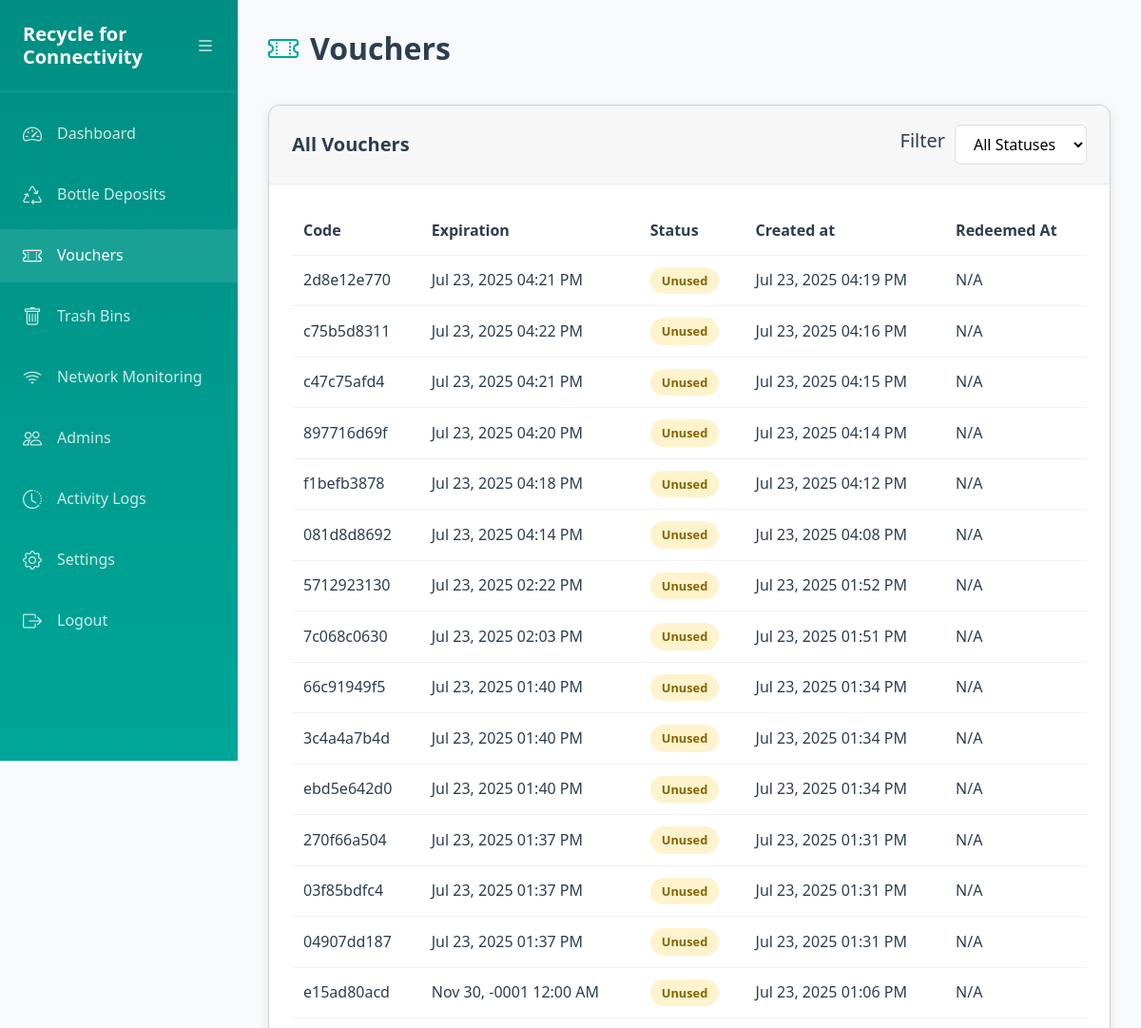
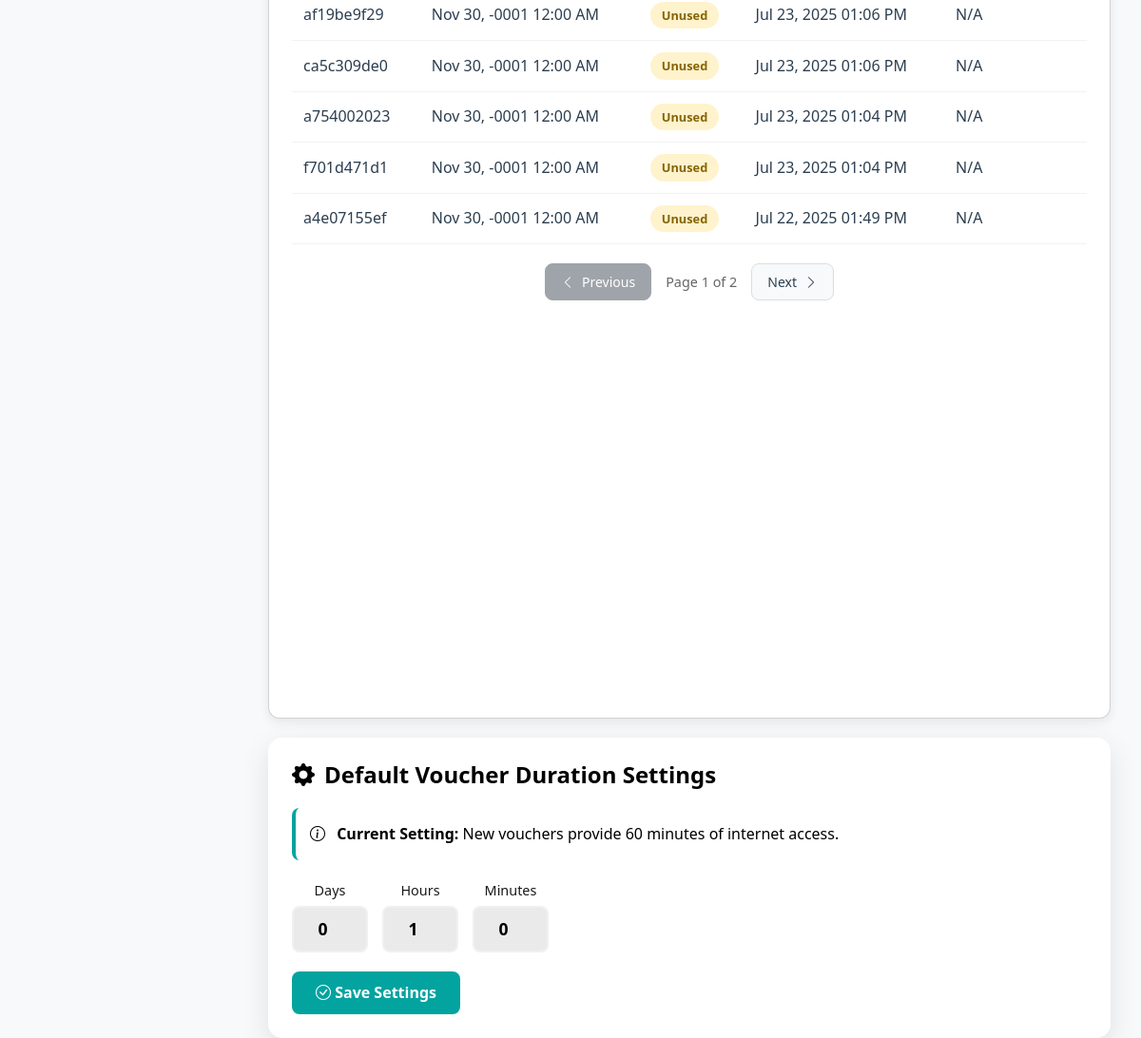
/vouchers.php (signed in), run on the app's committed database (2 pictures, top to bottom).
### tables this page shows
CREATE TABLE `voucher` (
  `voucher_id` int(11) NOT NULL,
  `transaction_id` int(11) NOT NULL,
  `voucher_code` varchar(255) NOT NULL,
  `expiration` timestamp NOT NULL,
  `status` enum('unused','used','expired') NOT NULL DEFAULT 'unused',
  `time_credits_value` decimal(10,0) NOT NULL,
  `redeemed_by` int(11) DEFAULT NULL,
  `redeemed_at` timestamp NULL DEFAULT NULL
);

CREATE TABLE `transactions` (
  `transaction_id` int(11) NOT NULL,
  `user_id` int(11) NOT NULL,
  `bottle_count` int(11) NOT NULL,
  `time_credits_earned` decimal(10,0) NOT NULL,
  `created_at` timestamp NULL DEFAULT current_timestamp()
);

### vouchers.php (the view, shortened to what this page needs)
<?php
require_once 'config.php';
$currentDefaultDurationMinutes = 60;
$expiryDays = 0;
$expiryHours = 1;
$expiryMinutes = 0;
$page = isset($_GET['page']) ? (int)$_GET['page'] : 1;
$per_page = 20;
$offset = ($page - 1) * $per_page;
$statusFilter = isset($_GET['status']) ? $_GET['status'] : '';
$statusCondition = '';
$transactionIdFilter = isset($_GET['transaction_id']) ? (int)$_GET['transaction_id'] : 0;
$transactionCondition = $transactionIdFilter > 0 ? " AND v.transaction_id = $transactionIdFilter" : '';
$total_vouchers_query = "SELECT COUNT(*) FROM Voucher v WHERE 1=1 $statusCondition $transactionCondition";
$total_vouchers_result = $conn->query($total_vouchers_query);
$total_vouchers = $total_vouchers_result ? (int)$total_vouchers_result->fetch_row()[0] : 0;
$total_pages = ceil($total_vouchers / $per_page);
$vouchers_query = "
    SELECT v.voucher_id, v.voucher_code AS code, v.expiration, v.status, v.redeemed_at,
           t.created_at AS deposit_time
    FROM Voucher v
    JOIN Transactions t ON v.transaction_id = t.transaction_id
    WHERE 1=1 $statusCondition $transactionCondition
    ORDER BY v.voucher_id DESC
    LIMIT $per_page OFFSET $offset
";
$vouchers = $conn->query($vouchers_query)->fetch_all(MYSQLI_ASSOC);
?>
<!DOCTYPE html>
<html lang="en">
<head>
    <link rel="stylesheet" href="https://cdn.jsdelivr.net/npm/bootstrap@5.2.3/dist/css/bootstrap.min.css">
    <link rel="stylesheet" href="https://cdn.jsdelivr.net/npm/bootstrap-icons@1.10.0/font/bootstrap-icons.css">
    <link rel="stylesheet" href="/css/styles.css">
</head>
<body class="dashboard-container">
    <div class="sidebar" id="sidebar">
        <div class="sidebar-header">
            <div class="logo">
                <h1><?= SITE_NAME ?></h1>
            </div>
            <button class="sidebar-toggle" id="sidebarToggle">
                <i class="bi bi-list"></i>
            </button>
        </div>
        <nav>
            <ul>
                <li>
                    <a href="dashboard.php">
                        <i class="bi bi-speedometer2"></i>
                        <span>Dashboard</span>
                    </a>
                </li>
                <li>
                    <a href="bottle_deposits.php">
                        <i class="bi bi-recycle"></i>
                        <span>Bottle Deposits</span>
                    </a>
                </li>
                <li class="active">
                    <a href="vouchers.php">
                        <i class="bi bi-ticket-perforated"></i>
                        <span>Vouchers</span>
                    </a>
                </li>
                <li>
                    <a href="bins.php">
                        <i class="bi bi-trash"></i>
                        <span>Trash Bins</span>
                    </a>
                </li>
                <li class="">
                    <a href="sessions.php">
                        <i class="bi bi-wifi"></i>
                        <span>Network Monitoring</span>
                    </a>
                </li>
                <li>
                    <a href="users.php">
                        <i class="bi bi-people"></i>
                        <span>Admins</span>
                    </a>
                </li>
                <li>
                    <a href="activity_logs.php">
                        <i class="bi bi-clock-history"></i>
                        <span>Activity Logs</span>
                    </a>
                </li>
                <li>
                    <a href="settings.php">
                        <i class="bi bi-gear"></i>
                        <span>Settings</span>
                    </a>
                </li>
                <li>
                    <a href="logout.php">
                        <i class="bi bi-box-arrow-right"></i>
                        <span>Logout</span>
                    </a>
                </li>
            </ul>
        </nav>
    </div>
    <div class="main-content">
        <div class="main-header">
            <h2><i class="bi bi-ticket-perforated"></i>Vouchers</h2>
        </div>
        <div class="card">
            <div class="card-header">
                <h3>All Vouchers
                </h3>
                <div class="filter-options">
                    <h5>Filter</h5>
                    <select id="status-filter">
                        <option value="">All Statuses</option>
                    </select>
                </div>
            </div>
            <div class="card-body">
                <div class="table-responsive">
                    <table class="transaction-logs">
                        <thead>
                            <tr>
                                <th>Code</th>
                                <th>Expiration</th>
                                <th>Status</th>
                                <th>Created at</th>
                                <th>Redeemed At</th>
                            </tr>
                        </thead>
                        <tbody>
                            <?php if (empty($vouchers)): ?>
                                <tr>
                                    <td colspan="6" class="text-center py-4 text-muted">
                                        <i class="bi bi-info-circle"></i> No vouchers found for the selected criteria.
                                    </td>
                                </tr>
                            <?php else: ?>
                                <?php foreach ($vouchers as $voucher): ?>
                                    <tr>
                                        <td><?php echo htmlspecialchars($voucher['code']); ?></td>
                                        <td><?php echo date('M j, Y h:i A', strtotime($voucher['expiration'])); ?></td>
                                        <td>
                                            <?php
                                            $status_class = '';
                                            $status_text = '';
                                            if ($voucher['status'] === 'used') {
                                                $status_class = 'green';
                                                $status_text = 'Used';
                                            } elseif ($voucher['status'] === 'expired') {
                                                $status_class = 'red';
                                                $status_text = 'Expired';
                                            } else {
                                                $status_class = 'orange';
                                                $status_text = 'Unused';
                                            }
                                            ?>
                                            <span class="status <?= $status_class ?>"><?= $status_text ?></span>
                                        </td>
                                        <td><?php echo date('M j, Y h:i A', strtotime($voucher['deposit_time'])); ?></td>
                                        <td><?= $voucher['redeemed_at'] ? date('M j, Y h:i A', strtotime($voucher['redeemed_at'])) : 'N/A' ?></td>
                                    </tr>
                                <?php endforeach; ?>
                            <?php endif; ?>
                        </tbody>
                    </table>
                </div>
                <div class="pagination">
                    <a href="?page=<?php echo max(1, $page - 1); ?>&status=<?php echo $statusFilter; ?><?= $transactionIdFilter > 0 ? '&transaction_id=' . $transactionIdFilter : '' ?>"
                        class="btn btn-secondary <?php echo $page <= 1 ? 'disabled' : ''; ?>">
                        <i class="bi bi-chevron-left"></i> Previous
                    </a>
                    <span class="pagination-info">Page <?php echo $page; ?> of <?php echo $total_pages; ?></span>
                    <a href="?page=<?php echo min($total_pages, $page + 1); ?>&status=<?php echo $statusFilter; ?><?= $transactionIdFilter > 0 ? '&transaction_id=' . $transactionIdFilter : '' ?>"
                        class="btn btn-secondary <?php echo $page >= $total_pages ? 'disabled' : ''; ?>">
                        Next <i class="bi bi-chevron-right"></i>
                    </a>
                </div>
            </div>
        </div>
        <div class="settings-card">
            <h4>
                <i class="bi bi-gear-fill"></i>
                Default Voucher Duration Settings
            </h4>
            <div class="settings-info">
                <i class="bi bi-info-circle"></i>
                <strong>Current Setting:</strong> New vouchers provide
                <?php echo number_format($currentDefaultDurationMinutes, 0); ?> minutes of internet access.
            </div>
            <form method="POST" action="vouchers.php">
                <div class="time-input-group">
                    <div class="time-input-item">
                        <label for="expiry_days">Days</label>
                        <input type="number" id="expiry_days" name="expiry_days" value="<?php echo $expiryDays; ?>" min="0" max="365" placeholder="0">
                    </div>
                    <div class="time-input-item">
                        <label for="expiry_hours">Hours</label>
                        <input type="number" id="expiry_hours" name="expiry_hours" value="<?php echo $expiryHours; ?>" min="0" max="23" placeholder="0">
                    </div>
                    <div class="time-input-item">
                        <label for="expiry_minutes">Minutes</label>
                        <input type="number" id="expiry_minutes" name="expiry_minutes" value="<?php echo $expiryMinutes; ?>" min="0" max="59" placeholder="0">
                    </div>
                </div>
                <button type="submit" class="btn-save-settings">
                    <i class="bi bi-check-circle"></i> Save Settings
                </button>
            </form>
        </div>
    </div>
</body>
</html>

### css/styles.css (style rules this page uses)
:root { --primary-color: #2ecc71; --primary-dark: #27ae60; --accent-color: #3498db; --text-color: #2c3e50; --light-text: #7f8c8d; --danger-color: #e74c3c; --success-color: #27ae60; --bg-color: #ecf0f1; --card-bg: #ffffff; --input-bg: #f8f9fa; --shadow: 0 4px 6px rgba(0, 0, 0, 0.1); --transition: all 0.3s ease; }
* { margin: 0; padding: 0; box-sizing: border-box; font-family: 'Poppins', 'Segoe UI', Tahoma, Geneva, Verdana, sans-serif; }
body { color: var(--text-color); line-height: 1.6; font-size: 16px; }
:root { --primary-color: #00a698; --primary-dark: #008e82; --accent-color: #ff7c43; --accent-dark: #e86e3a; --text-color: #2c3e50; --light-text: #7f8c8d; --danger-color: #e74c3c; --success-color: #27ae60; --bg-color: #f7f9fa; --card-bg: #ffffff; --input-bg: #f8f9fa; --shadow: 0 4px 12px rgba(0, 0, 0, 0.08); --transition: all 0.3s ease; }
.dashboard-container { display: flex; min-height: 100vh; background-color: var(--bg-color); }
.sidebar { width: 250px; background: linear-gradient(180deg, var(--primary-dark) 0%, var(--primary-color) 100%); color: #fff; transition: var(--transition); position: fixed; top: 0; left: 0; height: 100vh; z-index: 1000; overflow-y: auto; }
.sidebar-header { display: flex; justify-content: space-between; align-items: center; padding: 1.5rem; border-bottom: 1px solid rgba(255, 255, 255, 0.1); }
.logo h1 { font-size: 1.25rem; font-weight: 700; color: #fff; margin: 0; }
.sidebar-toggle { background: transparent; border: none; color: #fff; cursor: pointer; font-size: 1.25rem; padding: 0; }
.sidebar nav ul { list-style: none; padding: 1rem 0; }
.sidebar nav li { margin-bottom: 0.5rem; }
.sidebar nav a { color: rgba(255, 255, 255, 0.8); text-decoration: none; display: flex; align-items: center; padding: 0.75rem 1.5rem; transition: var(--transition); }
.sidebar nav a:hover, .sidebar nav li.active a { color: #fff; background-color: rgba(255, 255, 255, 0.1); }
.sidebar nav a i { margin-right: 1rem; font-size: 1.25rem; }
.main-content { flex: 1; padding: 2rem; margin-left: 250px; transition: var(--transition); }
.main-header { display: flex; justify-content: space-between; align-items: center; margin-bottom: 2rem; }
.main-header h2 { font-weight: 600; color: var(--text-color); display: flex; align-items: center; }
.main-header h2 i { margin-right: 0.75rem; color: var(--primary-color); }
.card { background-color: #fff; border-radius: 12px; box-shadow: var(--shadow); height: 100%; overflow: hidden; }
.card-header { padding: 1.25rem 1.5rem; border-bottom: 1px solid rgba(0, 0, 0, 0.05); display: flex; justify-content: space-between; align-items: center; }
.card-header h3 { font-size: 1.25rem; font-weight: 600; margin: 0; color: var(--text-color); }
.card-body { padding: 1.5rem; }
.table-responsive { overflow-x: auto; }
.status { display: inline-block; padding: 0.25rem 0.75rem; border-radius: 50px; font-size: 0.75rem; font-weight: 500; }
.status.orange { background-color: rgba(243, 156, 18, 0.1); color: #f39c12; }
.btn { display: inline-block; font-weight: 500; text-align: center; white-space: nowrap; vertical-align: middle; user-select: none; border: 1px solid transparent; padding: 0.5rem 1rem; font-size: 0.875rem; line-height: 1.5; border-radius: 4px; transition: var(--transition); cursor: pointer; }
.filter-options { display: flex; align-items: center; }
.settings-card { background-color: var(--card-bg); border-radius: 12px; box-shadow: var(--shadow); overflow: hidden; }
.pagination { display: flex; justify-content: center; align-items: center; gap: 1rem; margin-top: 1.5rem; }
.pagination-info { color: var(--light-text); }
.transaction-logs { width: 100%; border-collapse: collapse; }
.transaction-logs th, .transaction-logs td { padding: 0.75rem; text-align: left; border-bottom: 1px solid rgba(0, 0, 0, 0.05); }
.transaction-logs th { font-weight: 600; color: var(--text-color); }
.btn { display: inline-flex; align-items: center; gap: 0.5rem; padding: 0.5rem 1rem; border-radius: 8px; font-weight: 500; cursor: pointer; transition: var(--transition); border: none; }
.btn-secondary { background-color: #f8f9fa; color: var(--text-color); border: 1px solid #ddd; }

### data on the page
voucher: voucher_code "2d8e12e770", expiration "Jul 23, 2025 04:21 PM", status "Unused", transaction.created_at "Jul 23, 2025 04:19 PM", shows "N/A"
voucher: voucher_code "c75b5d8311", expiration "Jul 23, 2025 04:22 PM", status "Unused", transaction.created_at "Jul 23, 2025 04:16 PM", shows "N/A"
voucher: voucher_code "c47c75afd4", expiration "Jul 23, 2025 04:21 PM", status "Unused", transaction.created_at "Jul 23, 2025 04:15 PM", shows "N/A"
voucher: voucher_code "897716d69f", expiration "Jul 23, 2025 04:20 PM", status "Unused", transaction.created_at "Jul 23, 2025 04:14 PM", shows "N/A"
voucher: voucher_code "f1befb3878", expiration "Jul 23, 2025 04:18 PM", status "Unused", transaction.created_at "Jul 23, 2025 04:12 PM", shows "N/A"
voucher: voucher_code "081d8d8692", expiration "Jul 23, 2025 04:14 PM", status "Unused", transaction.created_at "Jul 23, 2025 04:08 PM", shows "N/A"
voucher: voucher_code "5712923130", expiration "Jul 23, 2025 02:22 PM", status "Unused", transaction.created_at "Jul 23, 2025 01:52 PM", shows "N/A"
voucher: voucher_code "7c068c0630", expiration "Jul 23, 2025 02:03 PM", status "Unused", transaction.created_at "Jul 23, 2025 01:51 PM", shows "N/A"
voucher: voucher_code "66c91949f5", expiration "Jul 23, 2025 01:40 PM", status "Unused", transaction.created_at "Jul 23, 2025 01:34 PM", shows "N/A"
voucher: voucher_code "3c4a4a7b4d", expiration "Jul 23, 2025 01:40 PM", status "Unused", transaction.created_at "Jul 23, 2025 01:34 PM", shows "N/A"
voucher: voucher_code "ebd5e642d0", expiration "Jul 23, 2025 01:40 PM", status "Unused", transaction.created_at "Jul 23, 2025 01:34 PM", shows "N/A"
voucher: voucher_code "270f66a504", expiration "Jul 23, 2025 01:37 PM", status "Unused", transaction.created_at "Jul 23, 2025 01:31 PM", shows "N/A"
voucher: voucher_code "03f85bdfc4", expiration "Jul 23, 2025 01:37 PM", status "Unused", transaction.created_at "Jul 23, 2025 01:31 PM", shows "N/A"
voucher: voucher_code "04907dd187", expiration "Jul 23, 2025 01:37 PM", status "Unused", transaction.created_at "Jul 23, 2025 01:31 PM", shows "N/A"
voucher: voucher_code "e15ad80acd", expiration "Nov 30, -0001 12:00 AM", status "Unused", transaction.created_at "Jul 23, 2025 01:06 PM", shows "N/A"
voucher: voucher_code "af19be9f29", expiration "Nov 30, -0001 12:00 AM", status "Unused", transaction.created_at "Jul 23, 2025 01:06 PM", shows "N/A"
voucher: voucher_code "ca5c309de0", expiration "Nov 30, -0001 12:00 AM", status "Unused", transaction.created_at "Jul 23, 2025 01:06 PM", shows "N/A"
voucher: voucher_code "a754002023", expiration "Nov 30, -0001 12:00 AM", status "Unused", transaction.created_at "Jul 23, 2025 01:04 PM", shows "N/A"
voucher: voucher_code "f701d471d1", expiration "Nov 30, -0001 12:00 AM", status "Unused", transaction.created_at "Jul 23, 2025 01:04 PM", shows "N/A"
voucher: voucher_code "a4e07155ef", expiration "Nov 30, -0001 12:00 AM", status "Unused", transaction.created_at "Jul 22, 2025 01:49 PM", shows "N/A"

### other printed values
SITE_NAME "Recycle for Connectivity"
$page "1"
$total_pages "2"
$currentDefaultDurationMinutes "60"
